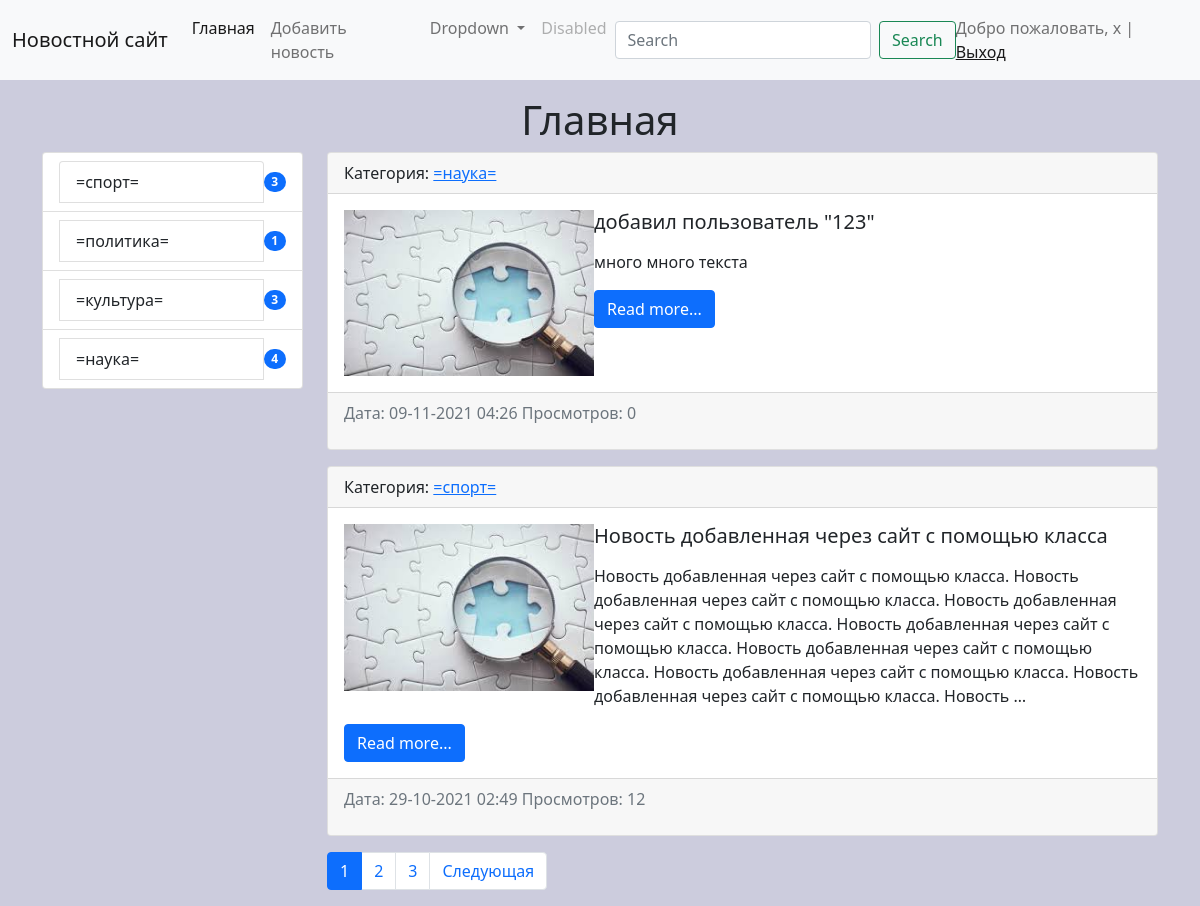
The app's page / (signed in) with its own data.
### news/models.py (models this page shows, shortened)
class Category(models.Model):
    title = models.CharField(max_length=150, db_index=True,verbose_name='Наименование категории')
    def get_absolute_url(self):
        return reverse('category', kwargs={'category_id': self.pk})
    def __str__(self):
        return self.title
    class Meta:
        verbose_name = 'категория'
        verbose_name_plural = 'категории'
        ordering = ['title']

class News(models.Model):
    title = models.CharField('Заголовок', max_length=150)
    content = models.TextField('контент', blank=True)
    created_at = models.DateTimeField('Дата создания', auto_now_add=True)
    updated_at = models.DateTimeField('Дата изменения', auto_now=True)
    photo = models.ImageField('фото', upload_to='photos/%Y/%m/%d', blank=True)
    is_published = models.BooleanField('опубликовать', default=True)
    category = models.ForeignKey('Category', on_delete=models.PROTECT, null=True, verbose_name='Категория')
    views = models.IntegerField(default=0, verbose_name='Просмотры')
    def get_absolute_url(self):
        return reverse('view_news', kwargs={'pk': self.pk})
    class Meta:
        verbose_name = "Новость"
        verbose_name_plural = "Новости"
        ordering = ['-created_at']

### news/views.py (the view)
# urls.py: path("", HomeNews.as_view(), name='home'),
class HomeNews(ListView):
    model = News
    template_name = 'news/home_news_list.html'
    context_object_name = 'news'
    paginate_by = 2
    def get_context_data(self, *, object_list=None, **kwargs):
        context = super().get_context_data(**kwargs)
        context['title'] = 'Главная'
        return context
    def get_queryset(self):
        return News.objects.filter(is_published=True).select_related('category')

### news/templatetags/news_tags.py (called while the page is built)
@register.inclusion_tag('news/list_categories.html')
def show_categories():
    categories = Category.objects.annotate(cnt=Count('news', filter=F('news__is_published'))).filter(cnt__gt=0)
    return {"categories": categories}

### news/templates/news/home_news_list.html (shortened to what this page needs)
{% extends 'base.html' %}
{% load static %}
{% block sidebar %}
{% include 'inc/_sidebar.html' %}
{% endblock %}
{% block content %}
{% for item in news %}
<div class="card mb-3">
    <div class="card-header">
        Категория: <a href="{{ item.category.get_absolute_url }}">{{ item.category }}</a>
    </div>
    <div class="card-body">
        <div class="media">
            {% if item.photo %}
            <img src="{{ item.photo.url }}" alt="" width="250" class="mr-3">
            {% else %}
            <img src={% static '/img/no_images.jpg' %} alt="" class="float-md-start mr-3" width="250">
            {% endif %}
            <div class="media-body">
                <h5 class="card-title">{{ item.title }}</h5>
                <p class="card-text">{{ item.content|safe|linebreaks|truncatewords:50 }}</p>
                <a href="{{ item.get_absolute_url }}" class="btn btn-primary">Read more...</a>
            </div>
        </div>
    </div>
    <div class="card-footer text-muted">
        <p>Дата: {{ item.created_at|date:"d-m-Y H:i" }}      <span >  Просмотров: {{ item.views}}  </span></p>
    </div>
</div>
{% endfor %}
{% endblock %}

### templates/inc/_nav.html (shortened to what this page needs)
    <nav class="navbar navbar-expand-lg navbar-light bg-light">
      <div class="container-fluid">
        <a class="navbar-brand" href="{% url 'home' %}">Новостной сайт</a>
        <div class="collapse navbar-collapse" id="navbarSupportedContent">
          <ul class="navbar-nav me-auto mb-2 mb-lg-0">
            <li class="nav-item">
              <a class="nav-link active" aria-current="page" href="{% url 'home' %}">Главная</a>
            </li>
            <li class="nav-item">
                {% if request.user.is_authenticated %}
                <a class="nav-link" href="{% url 'add_news' %}">Добавить новость</a>
                {% endif %}
            </li>
            <li class="nav-item dropdown">
              <a class="nav-link dropdown-toggle" href="#" id="navbarDropdown" role="button" data-bs-toggle="dropdown" aria-expanded="false">
                Dropdown
              </a>
            </li>
            <li class="nav-item">
              <a class="nav-link disabled" href="#" tabindex="-1" aria-disabled="true">Disabled</a>
            </li>
          </ul>
          <form class="d-flex mx-auto">
            <input class="form-control me-2" type="search" placeholder="Search" aria-label="Search">
            <button class="btn btn-outline-success" type="submit">Search</button>
          </form>
            <span class="navbar-text ">
                {% if request.user.is_authenticated %}
                Добро пожаловать, {{ user.username }} | <a href="{% url 'logout' %}">Выход</a>
                {% else %}
                <a href="{% url 'register' %}"> Регистрация </a> | <a href="{% url 'login' %}"> Авторизация </a>
                {% endif %}
            </span>
        </div>
      </div>
    </nav>

### news/templates/news/list_categories.html
<div class="list-group">
    {% for item in categories %}
    <li class="list-group-item d-flex justify-content-between align-items-center">
    <a href="{{ item.get_absolute_url }}" class="list-group-item list-group-item-action"> {{ item.title }} </a>
    <span class="badge bg-primary rounded-pill">{{ item.cnt }}</span>
    </li>
    {% endfor %}
</div>

### mysite/static/css/style.css (style rules this page uses)
body { background-color: #ccd; }

### records on screen
Category: title "=спорт=", cnt "3"
Category: title "=политика=", cnt "1"
Category: title "=культура=", cnt "3"
Category: title "=наука=", cnt "4"
News: category "=наука=", title "добавил пользователь \"123\"", content "много много текста", created_at "09-11-2021 04:26", views "0"
News: category "=спорт=", title "Новость добавленная через сайт с помощью класса", content "Новость добавленная через сайт с помощью класса. Новость добавленная через сайт с помощью класса. Новость добавленная через сайт с помощью класса. Новость добавленная через сайт с помощью класса. Новость добавленная через сайт с помощью класса. Новость добавленная через сайт с помощью класса. Новость добавленная через сайт с помощью класса. Новость …", created_at "29-10-2021 02:49", views "12"

### other values on screen
{{ user.username }} "x"
{{ title }} "Главная"
{{ p }} "1"
{{ p }} "2" "3"
